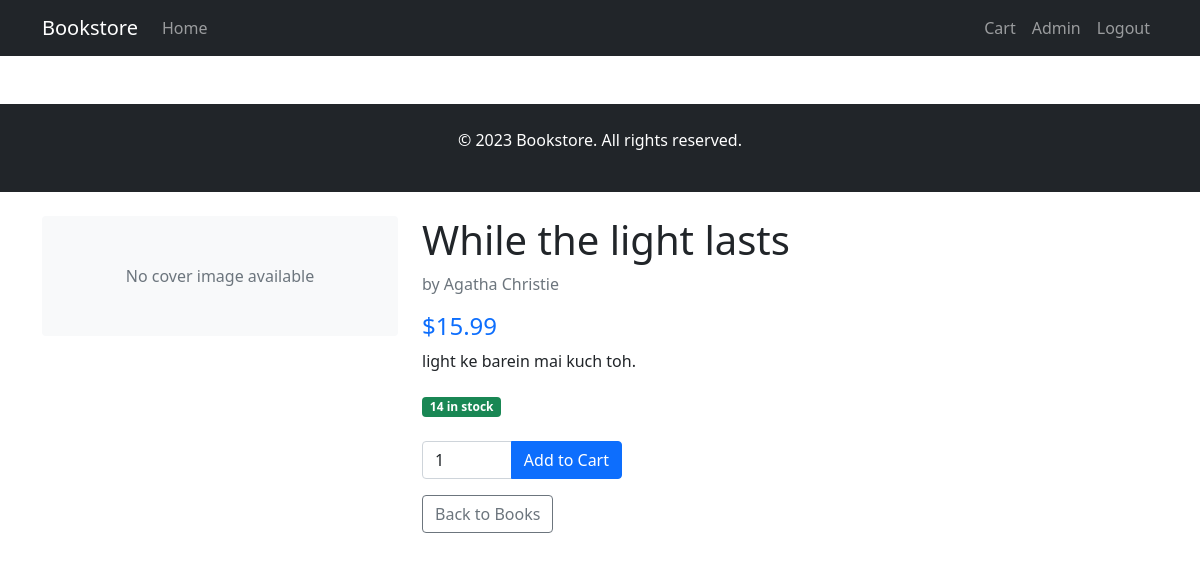
Screenshot of /book/3/ (signed in) with the database file from the repository.
### bookstore/models.py (models this page shows, shortened)
class Book(models.Model):
    title = models.CharField(max_length=200)
    author = models.CharField(max_length=100)
    description = models.TextField()
    price = models.DecimalField(max_digits=6, decimal_places=2)
    cover_image = models.ImageField(upload_to='book_covers/', null=True, blank=True)
    stock = models.PositiveIntegerField(default=0)
    created_at = models.DateTimeField(auto_now_add=True)
    updated_at = models.DateTimeField(auto_now=True)

### bookstore/views.py (the view)
# urls.py: path('book/<int:pk>/', BookDetailView.as_view(), name='book_detail'),
class BookDetailView(View):
    template_name = 'bookstore/book_detail.html'
    def get(self, request, pk):
        book = get_object_or_404(Book, pk=pk)
        return render(request, self.template_name, {'book': book})

### bookstore/templates/bookstore/book_detail.html (shortened to what this page needs)
{% extends 'base.html' %}
{% block content %}
<div class="container mt-4">
    <div class="row">
        <div class="col-md-4">
            {% if book.cover_image %}
            <img src="{{ book.cover_image.url }}" class="img-fluid rounded shadow" alt="{{ book.title }}">
            {% else %}
            <div class="bg-light text-center p-5 rounded">
                <span class="text-muted">No cover image available</span>
            </div>
            {% endif %}
        </div>
        <div class="col-md-8">
            <h1>{{ book.title }}</h1>
            <p class="text-muted">by {{ book.author }}</p>
            <p class="h4 text-primary">${{ book.price }}</p>
            <div class="mb-4">
                <p>{{ book.description }}</p>
            </div>
            <div class="d-flex align-items-center gap-3 mb-4">
                <span class="badge bg-{% if book.stock > 0 %}success{% else %}danger{% endif %}">
                    {% if book.stock > 0 %}{{ book.stock }} in stock{% else %}Out of stock{% endif %}
                </span>
            </div>
            {% if book.stock > 0 %}
            <form method="post" action="{% url 'add_to_cart' book.id %}">
                <div class="input-group mb-3" style="max-width: 200px;">
                    <input type="number" name="quantity" class="form-control" value="1" min="1" max="{{ book.stock }}">
                    <button class="btn btn-primary" type="submit">Add to Cart</button>
                </div>
            </form>
            {% endif %}
            <a href="{% url 'home' %}" class="btn btn-outline-secondary">Back to Books</a>
        </div>
    </div>
</div>
{% endblock %}

### rows the page displays
Book: title "While the light lasts", author "Agatha Christie", price "15.99", description "light ke barein mai kuch toh.", stock "14"
